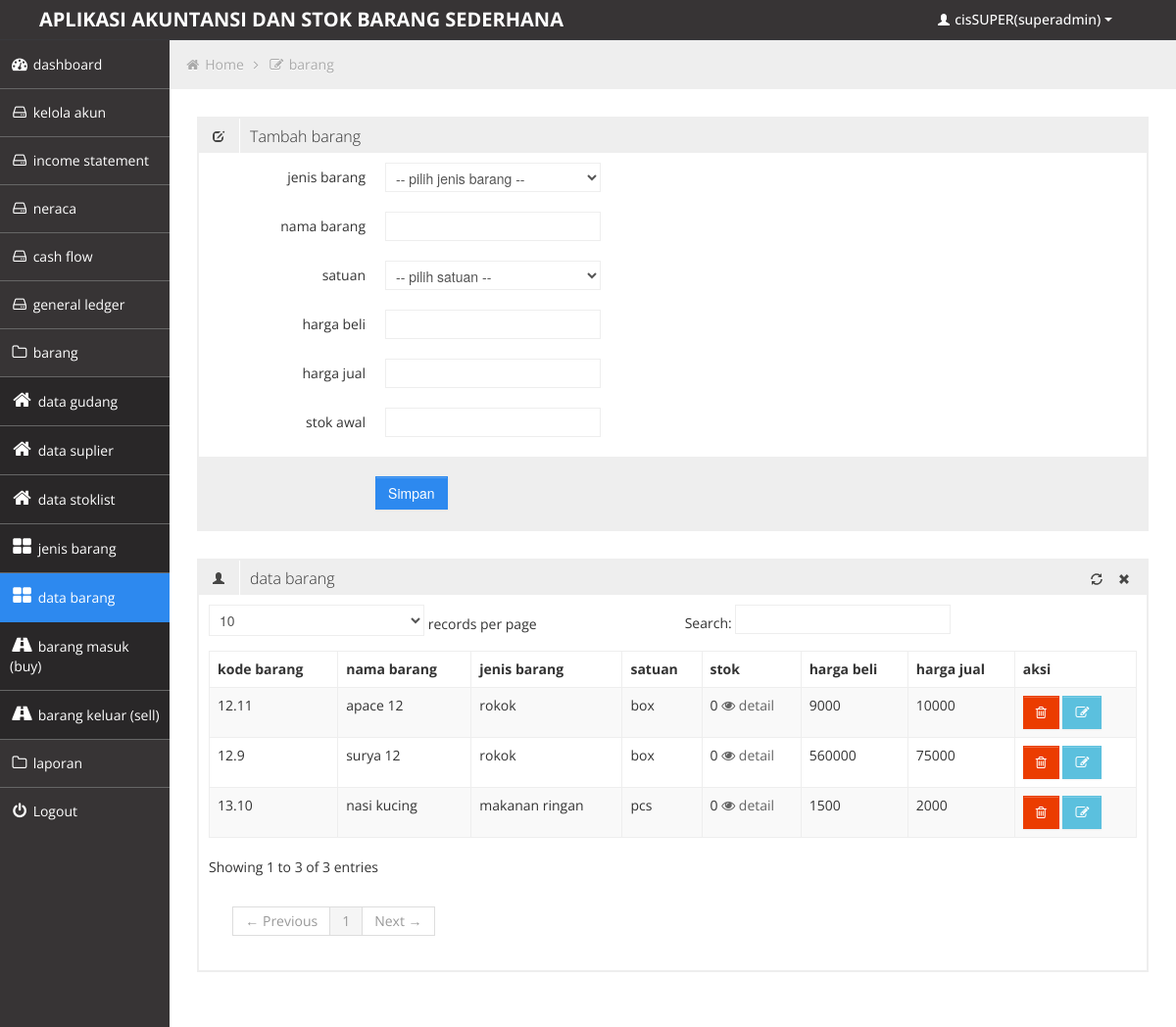
Screenshot of /admin/media.php?module=barang&acc=view (signed in) with the database file from the repository.
### tables this page shows
CREATE TABLE IF NOT EXISTS `barang` (
  `id_barang` int(11) NOT NULL AUTO_INCREMENT,
  `nama_barang` varchar(122) NOT NULL,
  `stok` int(11) NOT NULL,
  `satuan` varchar(122) NOT NULL,
  `harga` int(122) NOT NULL,
  `id_gudang` int(11) NOT NULL,
  `id_suplier` int(11) NOT NULL,
  `id_jenis` int(11) NOT NULL,
  `harga_beli` int(122) NOT NULL,
  `harga_jual` int(11) NOT NULL,
  PRIMARY KEY (`id_barang`)
);

CREATE TABLE IF NOT EXISTS `jenis` (
  `id_jenis` int(11) NOT NULL AUTO_INCREMENT,
  `nama_jenis` varchar(122) NOT NULL,
  `jenis_seo` varchar(122) NOT NULL,
  PRIMARY KEY (`id_jenis`)
);

### admin/modul/barang/barang.php (the view, shortened to what this page needs)
<?php
				if ($_GET[module]=='barang' && $_GET[acc] == 'view')
					{
					?>
				<div class="row-fluid sortable">
				<div class="box span12">
					<div class="box-header" data-original-title>
						<h2><i class="halflings-icon edit"></i><span class="break"></span>Tambah barang</h2>
					</div>
					<div class="box-content">
						<form class="form-horizontal"  action="<?php echo $PHP_SELF ?> " method="post" enctype="multipart/form-data">
						  <fieldset>
							<div class="control-group">
							  <label class="control-label" for="typeahead">jenis barang </label>
							  <div class="controls">
								 <select name="id_jenis"   >
								    <option>-- pilih jenis barang --</option>
								</select>
							  </div>
							</div>
							<div class="control-group">
							  <label class="control-label" for="typeahead">nama barang </label>
							  <div class="controls">
								<input name="nama_barang" type="text"   >
							  </div>
							</div>
							<div class="control-group">
							  <label class="control-label" for="typeahead">satuan</label>
							  <div class="controls">
								<select name="satuan"  >
								    <option>-- pilih satuan --</option>
								</select>
							  </div>
							</div>
							<div class="control-group">
							  <label class="control-label" for="typeahead">harga beli </label>
							  <div class="controls">
								<input name="harga_beli" type="number"  >
							  </div>
							</div>
							<div class="control-group">
							  <label class="control-label" for="typeahead">harga jual </label>
							  <div class="controls">
								<input name="harga_jual" type="number"   >
							  </div>
							</div>
							<div class="control-group">
							  <label class="control-label" for="typeahead">stok awal </label>
							  <div class="controls">
								<input name="stok" type="number"   >
							  </div>
							</div>
							<div class="form-actions">
							  <input type="submit" name="submit"class="btn btn-primary" value=" Simpan " >
							</div>
						  </fieldset>
						</form>
					</div>
				</div>
				</div>
				<?php
				}
				if ($_GET[module]=='barang' && $_GET[acc] == 'view' )
				{
				?>
				<div class="row-fluid sortable">
				<div class="box span12">
					<div class="box-header" data-original-title>
						<h2><i class="halflings-icon user"></i><span class="break"></span>data barang </h2>
						<div class="box-icon">
						    <a href="media.php?module=barang" class=""><i class="halflings-icon refresh"></i></a>
							<a href="#" class="btn-close"><i class="halflings-icon remove"></i></a>
						</div>
					</div>
					<div class="box-content">
						<table class="table table-striped table-bordered bootstrap-datatable datatable">
						  <thead>
							  <tr>
								  <th>kode barang </th>
								  <th>nama barang </th>
								  <th>jenis barang</th>
								  <th>satuan</th>
								  <th>stok </th>
								  <th>harga beli</th>
								  <th>harga jual</th>
								 <th>aksi </th>
							  </tr>
						  </thead>
						  <tbody>
						  <?php
						  $d=mysql_query("select * from barang ");
						  while ($r=mysql_fetch_array($d))
						  {
						  $carimasuk=mysql_fetch_array(mysql_query("select sum(stok) as stok from stok where status='buy' and id_barang='$r[id_barang]' "));
						  $carikeluar=mysql_fetch_array(mysql_query("select sum(stok) as stok from stok where status='sell' and id_barang='$r[id_barang]' "));
						  $stok_akhir=$carimasuk[stok] - $carikeluar[stok] ;
						  ?>
							<tr>
								<td class="center"><?php echo "$r[id_jenis].$r[id_barang]";?></td>
								<td class="center"><?php echo "$r[nama_barang]";?></td>
								<?php $h=mysql_fetch_array(mysql_query("select * from jenis where id_jenis='$r[id_jenis]'")); ?>
								<td class="center"><?php echo "$h[nama_jenis]";?></td>
								<td class="center"><?php echo "$r[satuan]";?></td>
								<td class="center"><?php echo "$stok_akhir";?> <a href="JavaScript:newPopup('modul/barang/detail_stok.php?id=<?php echo"$r[id_gudang]&idm=$r[id_barang]";?>');"><i class="icon-eye-open"></i> detail </a></td>
								<td class="center"><?php echo "$r[harga_beli]";?></td>
								<td class="center"><?php echo "$r[harga_jual]";?></td>
								<td class="center"><a class="btn btn-danger" href="modul/barang/dellbarang.php?id=<?php echo "$r[id_barang]";?>"><i class="icon-trash"></i> </a>
								<a class="btn btn-info" href="media.php?module=barang&acc=edit&id=<?php echo "$r[id_barang]";?>"><i class="icon-edit"></i> </a>
								</td>
							</tr>
							<?php
							}
							?>
						  </tbody>
					  </table>
					</div>
				</div>
				</div>
					<?php
					}
					?>

### admin/media.php (shortened to what this page needs)
<!DOCTYPE html>
<?php
if ( $_SESSION[namauser] )
{
  ?>
<html lang="en">
<head>
	<link id="bootstrap-style" href="css/bootstrap.min.css" rel="stylesheet">
	<link href="css/bootstrap-responsive.min.css" rel="stylesheet">
	<link id="base-style" href="css/style.css" rel="stylesheet">
	<link id="base-style-responsive" href="css/style-responsive.css" rel="stylesheet">
</head>
<body>
	<div class="navbar">
		<div class="navbar-inner">
			<div class="container-fluid">
				<a class="brand" href="index.php"><SPAN><b>APLIKASI AKUNTANSI DAN STOK BARANG SEDERHANA </b></span></a>
				<div class="nav-no-collapse header-nav">
					<ul class="nav pull-right">
						<li class="dropdown">
							<a class="btn dropdown-toggle" data-toggle="dropdown" href="#">
								<i class="halflings-icon white user"></i> <?php echo "$_SESSION[namalengkap]($_SESSION[level]) ";?>
								<span class="caret"></span>
							</a>
						</li>
					</ul>
				</div>
			</div>
		</div>
	</div>
		<div class="container-fluid-full">
		<div class="row-fluid">
			<div id="sidebar-left" class="span2">
				<div class="nav-collapse sidebar-nav">
					<?php
					include "modul/menu/menu.php";
					?>
				</div>
			</div>
			<div id="content"  class="span10">
		<ul class="breadcrumb">
				<li>
					<i class="icon-home"></i>
					<a href="index.php">Home</a>
					<i class="icon-angle-right"></i>
				</li>
				<li>
					<i class="icon-edit"></i>
					<a href="media.php?module=<?php echo"$_GET[module]";?>"><?php echo"$_GET[module]";?></a>
				</li>
			</ul>
			<?php
			include "konten.php";
			?>
	         </div>
		</div>
		</div>
</body>
</html>
<?php
}
?>

### admin/modul/menu/menu.php (shortened to what this page needs)
   <ul class="nav nav-tabs nav-stacked main-menu " id="menu">
   <li class="dashboard"><a href="?module=home"><i class="icon-dashboard"></i><span class="hidden-tablet"> dashboard</span></a></li>
<li><a class="submenu" href="?module=master&acc=view"><i class="icon-hdd"></i><span class="hidden-tablet"> kelola akun </span></a></li>
<li><a class="submenu" href="?module=income&acc=view"><i class="icon-hdd"></i><span class="hidden-tablet"> income statement </span></a></li>
<li><a class="submenu" href="?module=neraca&acc=view"><i class="icon-hdd"></i><span class="hidden-tablet"> neraca</span></a></li>
<li><a class="submenu" href="?module=aruskas&acc=view"><i class="icon-hdd"></i><span class="hidden-tablet"> cash flow</span></a></li>
<li><a class="submenu" href="?module=bukubesar&acc=view"><i class="icon-hdd"></i><span class="hidden-tablet"> general ledger</span></a></li>
<li>
<a class="dropmenu" href="#"><i class="icon-folder-close-alt"></i><span class="hidden-tablet"> barang </span></a>
<ul>
<li class="submenu"><a href="?module=gudang&acc=view"><i class="icon-home"></i><span class="hidden-tablet"> data gudang </span></a></li>
<li class="submenu"><a href="?module=suplier&acc=view"><i class="icon-home"></i><span class="hidden-tablet"> data suplier </span></a></li>
<li class="submenu"><a href="?module=stoklist&acc=view"><i class="icon-home"></i><span class="hidden-tablet"> data stoklist </span></a></li>
<li class="submenu"><a href="?module=jenis&acc=view"><i class="icon-th-large"></i><span class="hidden-tablet"> jenis barang </span></a></li>
<li class="submenu"><a href="?module=barang&acc=view"><i class="icon-th-large"></i><span class="hidden-tablet"> data barang </span></a></li>
<li class="submenu"><a href="?module=bmasuk&acc=view"><i class="icon-road"></i><span class="hidden-tablet"> barang masuk (buy)</span></a></li>
<li class="submenu"><a href="?module=bkeluar&acc=view"><i class="icon-road"></i><span class="hidden-tablet"> barang keluar (sell) </span></a></li>
</ul>
</li>
<li>
<a class="dropmenu" href="#"><i class="icon-folder-close-alt"></i><span class="hidden-tablet"> laporan </span></a>
</li>
<li class="order"><a href="logout.php"><i class="icon-off"></i><span class="hidden-tablet"> Logout</span></a></li>
</ul>

### admin/konten.php (shortened to what this page needs)
<?php
if ($_GET[module]=='barang')
include "modul/barang/barang.php";
?>

### admin/css/style-responsive.css (style rules this page uses)
@media (min-width: 1200px) { .container-fluid-full { overflow: hidden; position: relative; height: 100%; } }
@media (min-width: 1200px) { #content { width: 85.578%; padding: 28px; margin: 0px 0px; margin-left: 14.422% !important; } }
@media (min-width: 1200px) { #sidebar-left { background: #373435; margin-left: 0px !important; position: absolute; height: 100%; } }
@media (min-width: 1200px) { .sidebar-nav > ul { margin: 0px; } }

### admin/css/halflings.css (style rules this page uses)
html, html .halflings { -webkit-font-smoothing: antialiased !important; }
.halflings-icon { display: inline-block; width: 14px; height: 14px; line-height: 14px; vertical-align: text-top; background-image: url(../img/glyphicons_halflings.svg); background-position: 0 0; background-repeat: no-repeat; vertical-align: top; *display: inline; *zoom: 1; *margin-right: .3em; }
.halflings-icon.white { background-image: url(../img/glyphicons_halflings-white.svg); }
.halflings-icon.user { background-position: -168px 0; }
.halflings-icon.remove { background-position: -312px 0; }
.halflings-icon.refresh { background-position: -240px -24px; }
.halflings-icon.edit { background-position: -96px -72px; }

### admin/css/style-forms.css (style rules this page uses)
.add-on, select, textarea, input[type="text"], input[type="password"], input[type="datetime"], input[type="datetime-local"], input[type="date"], input[type="month"], input[type="time"], input[type="week"], input[type="number"], input[type="email"], input[type="url"], input[type="search"], input[type="tel"], input[type="color"], input[type="file"], .uneditable-input { border-color: #eee !important; display: inline-block; height: 20px; padding: 4px 6px; margin-bottom: 10px; font-size: 14px; line-height: 20px; color: #555555; vertical-align: middle; -webkit-border-radius: 0px; -moz-border-radius: 0px; border-radius: 0px; }
input, textarea, .uneditable-input { width: 206px; }
textarea, input[type="text"], input[type="password"], input[type="datetime"], input[type="datetime-local"], input[type="date"], input[type="month"], input[type="time"], input[type="week"], input[type="number"], input[type="email"], input[type="url"], input[type="search"], input[type="tel"], input[type="color"], .uneditable-input { background-color: #ffffff; border: 1px solid #cccccc; -webkit-box-shadow: none; -moz-box-shadow: none; box-shadow: none; -webkit-transition: border linear 0.2s, box-shadow linear 0.2s; -moz-transition: border linear 0.2s, box-shadow linear 0.2s; -o-transition: border linear 0.2s, box-shadow linear 0.2s; transition: border linear 0.2s, box-shadow linear 0.2s; }
input[type="file"], input[type="image"], input[type="submit"], input[type="reset"], input[type="button"], input[type="radio"], input[type="checkbox"] { width: auto; }
select, input[type="file"] { height: 30px; *margin-top: 4px; line-height: 30px; }
select { width: 220px; background-color: #ffffff; border: 1px solid #cccccc; }
input, textarea, .uneditable-input { margin-left: 0; }
.form-actions { padding: 19px 20px 20px; margin-top: 20px; margin-bottom: 20px; background-color: #f5f5f5; border-top: 1px solid #e5e5e5; *zoom: 1; }
.form-actions:before, .form-actions:after { display: table; line-height: 0; content: ""; }
.form-actions:after { clear: both; }
.form-search input, .form-inline input, .form-horizontal input, .form-search textarea, .form-inline textarea, .form-horizontal textarea, .form-search select, .form-inline select, .form-horizontal select, .form-search .help-inline, .form-inline .help-inline, .form-horizontal .help-inline, .form-search .uneditable-input, .form-inline .uneditable-input, .form-horizontal .uneditable-input, .form-search .input-prepend, .form-inline .input-prepend, .form-horizontal .input-prepend, .form-search .input-append, .form-inline .input-append, .form-horizontal .input-append { display: inline-block; *display: inline; margin-bottom: 0; vertical-align: middle; *zoom: 1; }
.control-group { margin-bottom: 10px; }
.form-horizontal .control-group { margin-bottom: 20px; *zoom: 1; }
.form-horizontal .control-group:before, .form-horizontal .control-group:after { display: table; line-height: 0; content: ""; }
.form-horizontal .control-group:after { clear: both; }
.form-horizontal .control-label { float: left; width: 160px; padding-top: 5px; text-align: right; }
.form-horizontal .controls { *display: inline-block; *padding-left: 20px; margin-left: 180px; *margin-left: 0; }
.form-horizontal .form-actions { padding-left: 180px; }

### rows the page displays
barang: id_jenis "13", id_barang "10", nama_barang "nasi kucing", id_jenis.nama_jenis "makanan ringan", satuan "pcs", stok_akhir "0", harga_beli "1500", harga_jual "2000"
barang: id_jenis "12", id_barang "11", nama_barang "apace 12", id_jenis.nama_jenis "rokok", satuan "box", stok_akhir "0", harga_beli "9000", harga_jual "10000"
barang: id_jenis "12", id_barang "9", nama_barang "surya 12", id_jenis.nama_jenis "rokok", satuan "box", stok_akhir "0", harga_beli "560000", harga_jual "75000"

### other values shown
$_SESSION[namalengkap] "cisSUPER"
$_SESSION[level] "superadmin"
$_GET[module] "barang"
